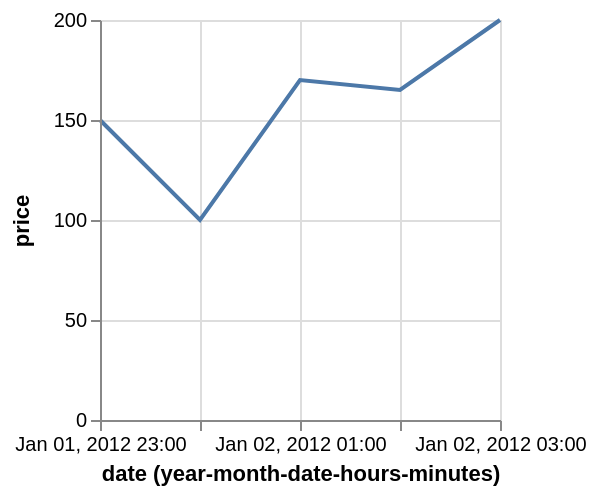

Describe this chart as a Vega-Lite specification.
### Vega specification from a JSON file in a GitHub repository (floating-point values rounded to 4 significant figures)
{"$schema": "https://vega.github.io/schema/vega/v3.0.json", "description": "Google's stock price over time.", "autosize": "pad", "padding": 5, "width": 200, "height": 200, "style": "cell", "data": [{"name": "source_0", "values": [{"date": "Sun, 01 Jan 2012 23:00:00", "price": 150}, {"date": "Sun, 02 Jan 2012 00:00:00", "price": 100}, {"date": "Sun, 02 Jan 2012 01:00:00", "price": 170}, {"date": "Sun, 02 Jan 2012 02:00:00", "price": 165}, {"date": "Sun, 02 Jan 2012 03:00:00", "price": 200}]}, {"name": "data_0", "source": "source_0", "transform": [{"type": "formula", "expr": "toDate(datum[\"date\"])", "as": "date"}, {"type": "formula", "expr": "toNumber(datum[\"price\"])", "as": "price"}, {"type": "formula", "as": "yearmonthdatehoursminutes_date", "expr": "datetime(year(datum[\"date\"]), month(datum[\"date\"]), date(datum[\"date\"]), hours(datum[\"date\"]), minutes(datum[\"date\"]), 0, 0)"}, {"type": "filter", "expr": "datum[\"yearmonthdatehoursminutes_date\"] !== null && !isNaN(datum[\"yearmonthdatehoursminutes_date\"]) && datum[\"price\"] !== null && !isNaN(datum[\"price\"])"}]}], "marks": [{"name": "marks", "type": "line", "style": ["line"], "sort": {"field": "datum[\"yearmonthdatehoursminutes_date\"]", "order": "descending"}, "from": {"data": "data_0"}, "encode": {"update": {"x": {"scale": "x", "field": "yearmonthdatehoursminutes_date"}, "y": {"scale": "y", "field": "price"}, "stroke": {"value": "#4c78a8"}}}}], "scales": [{"name": "x", "type": "utc", "domain": {"data": "data_0", "field": "yearmonthdatehoursminutes_date"}, "range": [0, {"signal": "width"}]}, {"name": "y", "type": "linear", "domain": {"data": "data_0", "field": "price"}, "range": [{"signal": "height"}, 0], "nice": true, "zero": true}], "axes": [{"scale": "x", "orient": "bottom", "labelOverlap": true, "tickCount": {"signal": "ceil(width/40)"}, "title": "date (year-month-date-hours-minutes)", "zindex": 1, "encode": {"labels": {"update": {"text": {"signal": "utcFormat(datum.value, '%b %d, %Y %H:%M')"}}}}}, {"scale": "x", "orient": "bottom", "domain": false, "grid": true, "labels": false, "maxExtent": 0, "minExtent": 0, "tickCount": {"signal": "ceil(width/40)"}, "ticks": false, "zindex": 0, "gridScale": "y"}, {"scale": "y", "orient": "left", "labelOverlap": true, "tickCount": {"signal": "ceil(height/40)"}, "title": "price", "zindex": 1}, {"scale": "y", "orient": "left", "domain": false, "grid": true, "labels": false, "maxExtent": 0, "minExtent": 0, "tickCount": {"signal": "ceil(height/40)"}, "ticks": false, "zindex": 0, "gridScale": "x"}], "config": {"axisY": {"minExtent": 30}}}
